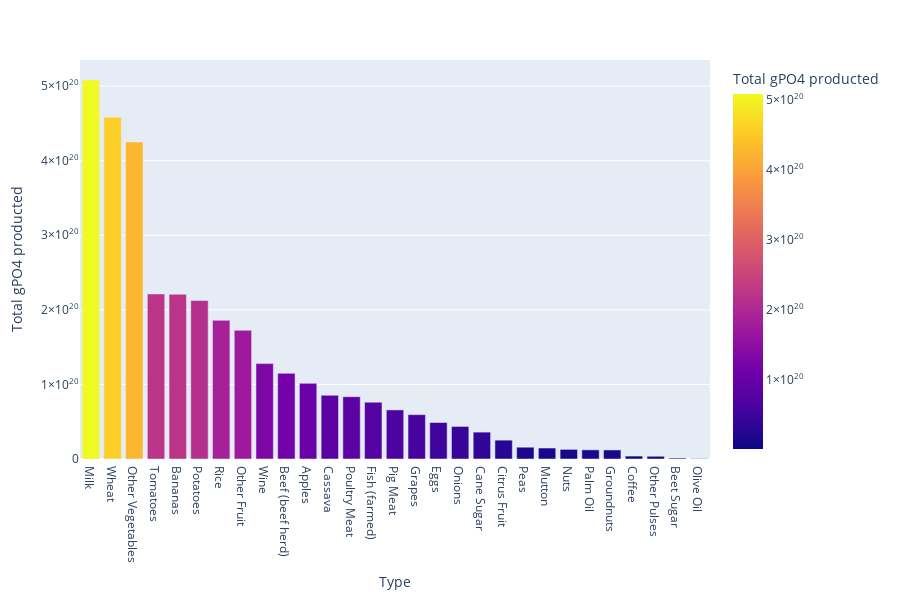

Notebook source saved alongside this figure:
### Markdown cell above
#### L'eutrofizzazione è un fenomeno dato dal rilascio della sostanza PO4, creerò una colonna che calcola i grammi di PO4 per ogni kilo di cibo/mangime prodotto

### Code cell
# Creare una funzione troppo codice
Food_types_PO4_emissions = [Food_Production_df[Food_Production_df["Food product"] == food_type]["Eutrophying emissions per kilogram (gPO₄eq per kilogram)"].to_list() for food_type in Food_types]
Food_types_PO4_dict = dict()

Feed_types_PO4_emissions = [Food_Production_df[Food_Production_df["Food product"] == food_type]["Eutrophying emissions per kilogram (gPO₄eq per kilogram)"].to_list() for food_type in Food_types]
Feed_types_PO4_dict = dict()

for i in range(len(Food_types)):
     Food_types_PO4_dict[Food_types[i]] = 0

     if len(Food_types_PO4_emissions[i]) != 0:
          Food_types_PO4_dict[Food_types[i]] = Food_types_PO4_emissions[i][0]

for index, record in Feed_items.iterrows():
     Food_type = record["Type"]
     if Food_type in Food_types_PO4_dict.keys():
          Food_feed_df.at[index, "Total gPO4 producted"] =  Food_feed_df.at[index, "Tonnes"] * 1000000 * Food_types_PO4_dict[Food_type]

for i in range(len(Feed_types)):
     Feed_types_PO4_dict[Feed_types[i]] = 0

     if len(Feed_types_PO4_emissions[i]) != 0:
          Feed_types_PO4_dict[Feed_types[i]] = Feed_types_PO4_emissions[i][0]

for index, record in Feed_items.iterrows():
     Feed_type = record["Type"]
     if Feed_type in Feed_types_PO4_dict.keys():
          Feed_items.at[index, "Total gPO4 producted"] =  Feed_items.at[index, "Tonnes"] * 1000000 * Feed_types_PO4_dict[Food_type]


Food_feed_df = pd.concat([Food_feed_df, Feed_items], ignore_index=True)
temp_df = Food_feed_df.groupby("Type").sum(numeric_only=True).sort_values(by="Total gPO4 producted", ascending=False)

fig = px.bar(
     temp_df,
     x=temp_df.index,
     y="Total gPO4 producted",
     color="Total gPO4 producted",
     height=600
)

fig.show()

### Figure 1 — Plotly figure (JSON) as saved in the notebook; plotly's stock layout.template omitted (floating-point values rounded to 4 significant figures)
{"data": [{"alignmentgroup": "True", "hovertemplate": "Type=%{x}<br>Total gPO4 producted=%{marker.color}<extra></extra>", "legendgroup": "", "marker": {"color": [508266104670000000000, 458401261430000000000, 425062129220000000000, 221264965190000020000, 220929620670000000000, 212404474640000000000, 185971738290000000000, 172539095400000000000, 127924560130000000000, 114853845580000000000, 101434663160000000000, 85403823610000000000, 83566855939999990000, 76157399250000000000, 65817956060000000000, 59455703080000000000, 48937233810000000000, 43663402550000000000, 36048288580000000000, 25269275760000000000, 15808628210000000000, 14705393230000000000, 12917210570000000000, 12266628200000000000, 12153728640000000000, 3933764180000000000, 3649706860000000000, 1262397750000000000, 436885260000000000], "coloraxis": "coloraxis", "pattern": {"shape": ""}}, "name": "", "offsetgroup": "", "orientation": "v", "showlegend": false, "textposition": "auto", "type": "bar", "x": ["Milk", "Wheat", "Other Vegetables", "Tomatoes", "Bananas", "Potatoes", "Rice", "Other Fruit", "Wine", "Beef (beef herd)", "Apples", "Cassava", "Poultry Meat", "Fish (farmed)", "Pig Meat", "Grapes", "Eggs", "Onions", "Cane Sugar", "Citrus Fruit", "Peas", "Mutton", "Nuts", "Palm Oil", "Groundnuts", "Coffee", "Other Pulses", "Beet Sugar", "Olive Oil"], "xaxis": "x", "y": [508266104670000000000, 458401261430000000000, 425062129220000000000, 221264965190000020000, 220929620670000000000, 212404474640000000000, 185971738290000000000, 172539095400000000000, 127924560130000000000, 114853845580000000000, 101434663160000000000, 85403823610000000000, 83566855939999990000, 76157399250000000000, 65817956060000000000, 59455703080000000000, 48937233810000000000, 43663402550000000000, 36048288580000000000, 25269275760000000000, 15808628210000000000, 14705393230000000000, 12917210570000000000, 12266628200000000000, 12153728640000000000, 3933764180000000000, 3649706860000000000, 1262397750000000000, 436885260000000000], "yaxis": "y"}], "layout": {"barmode": "relative", "coloraxis": {"colorbar": {"title": {"text": "Total gPO4 producted"}}, "colorscale": [[0, "#0d0887"], [0.1111, "#46039f"], [0.2222, "#7201a8"], [0.3333, "#9c179e"], [0.4444, "#bd3786"], [0.5556, "#d8576b"], [0.6667, "#ed7953"], [0.7778, "#fb9f3a"], [0.8889, "#fdca26"], [1, "#f0f921"]]}, "height": 600, "legend": {"tracegroupgap": 0}, "margin": {"t": 60}, "xaxis": {"anchor": "y", "domain": [0, 1], "title": {"text": "Type"}}, "yaxis": {"anchor": "x", "domain": [0, 1], "title": {"text": "Total gPO4 producted"}}}}
